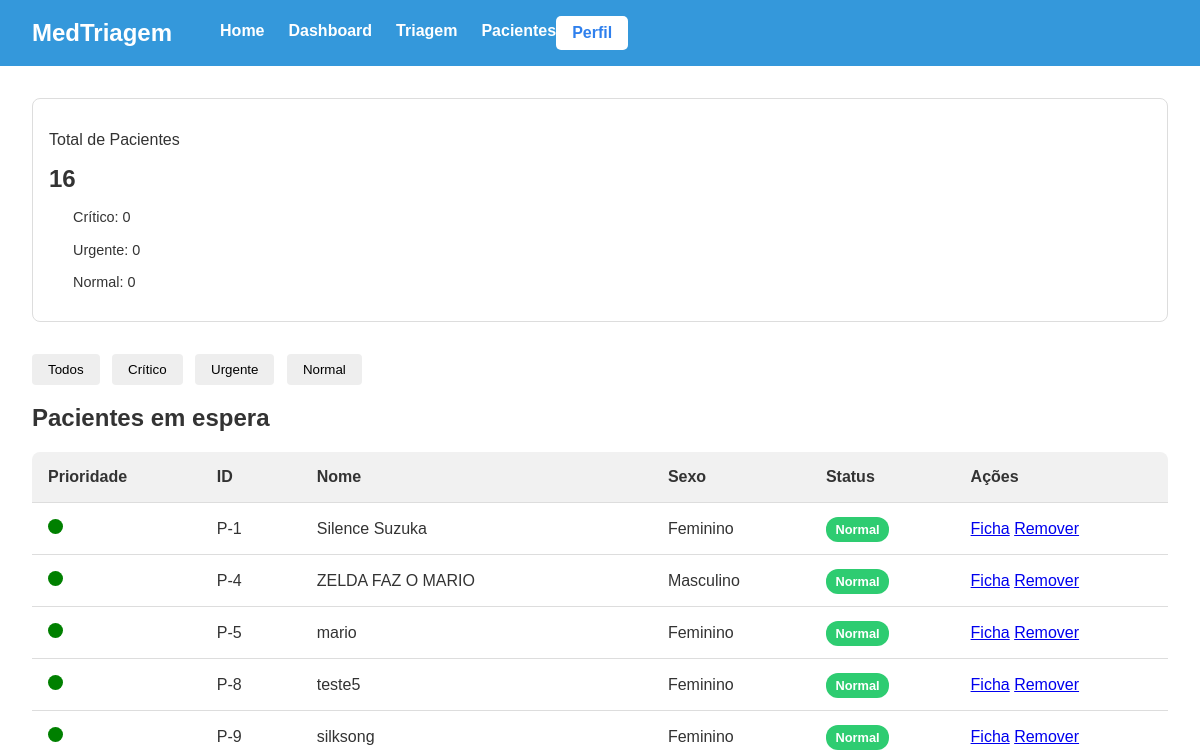
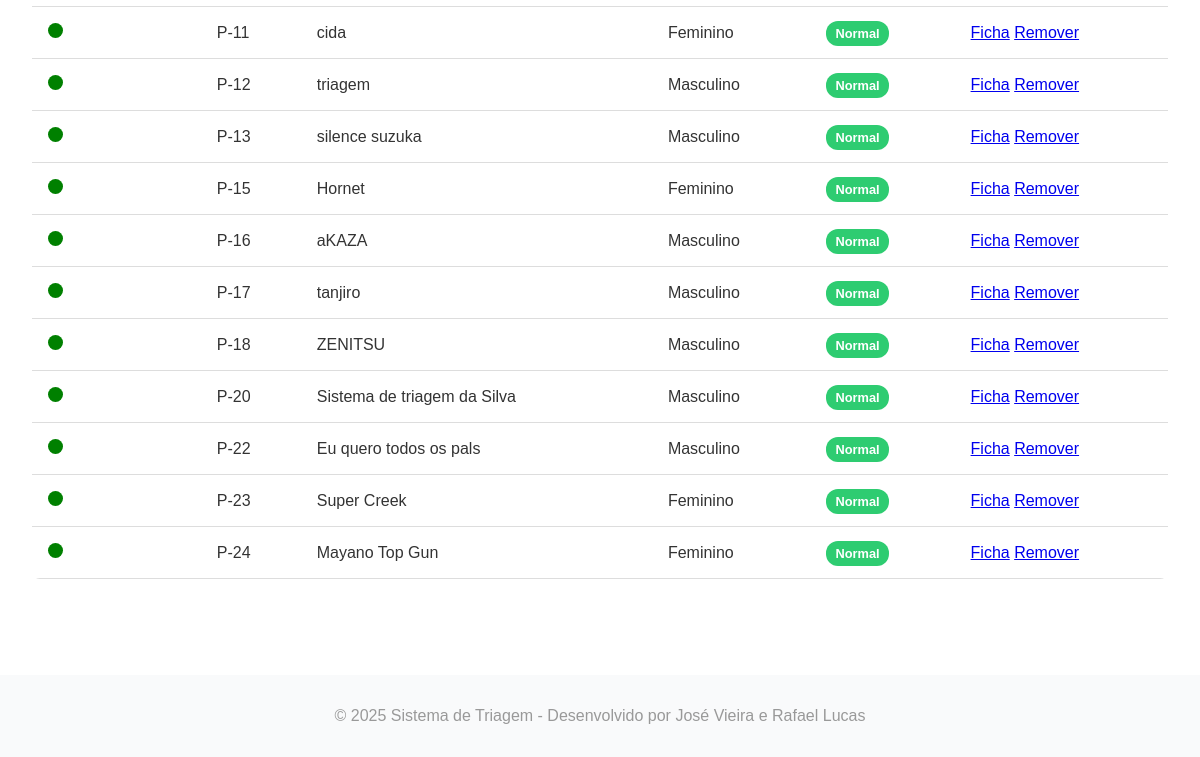
Before: /master/dashboard/ (signed in) with the older database file (2 pictures, top to bottom).
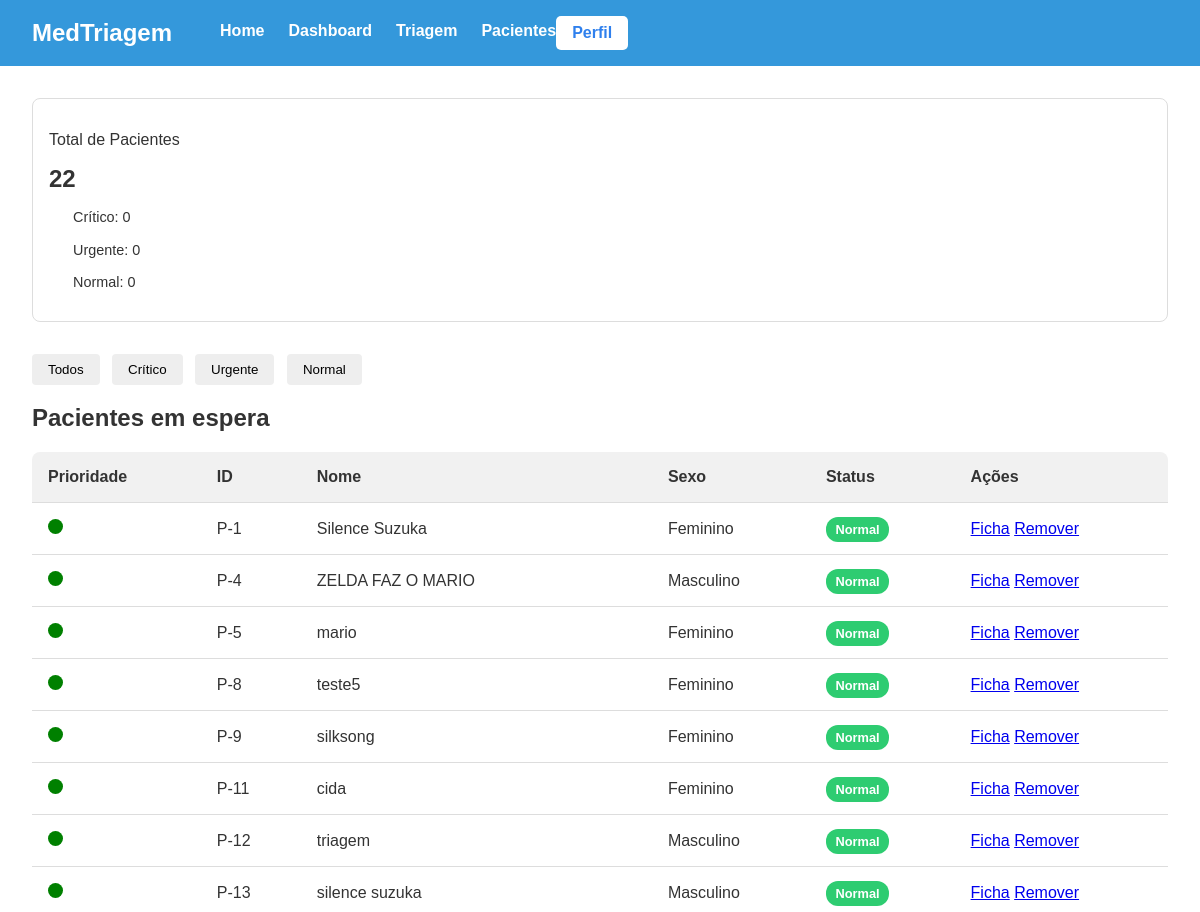
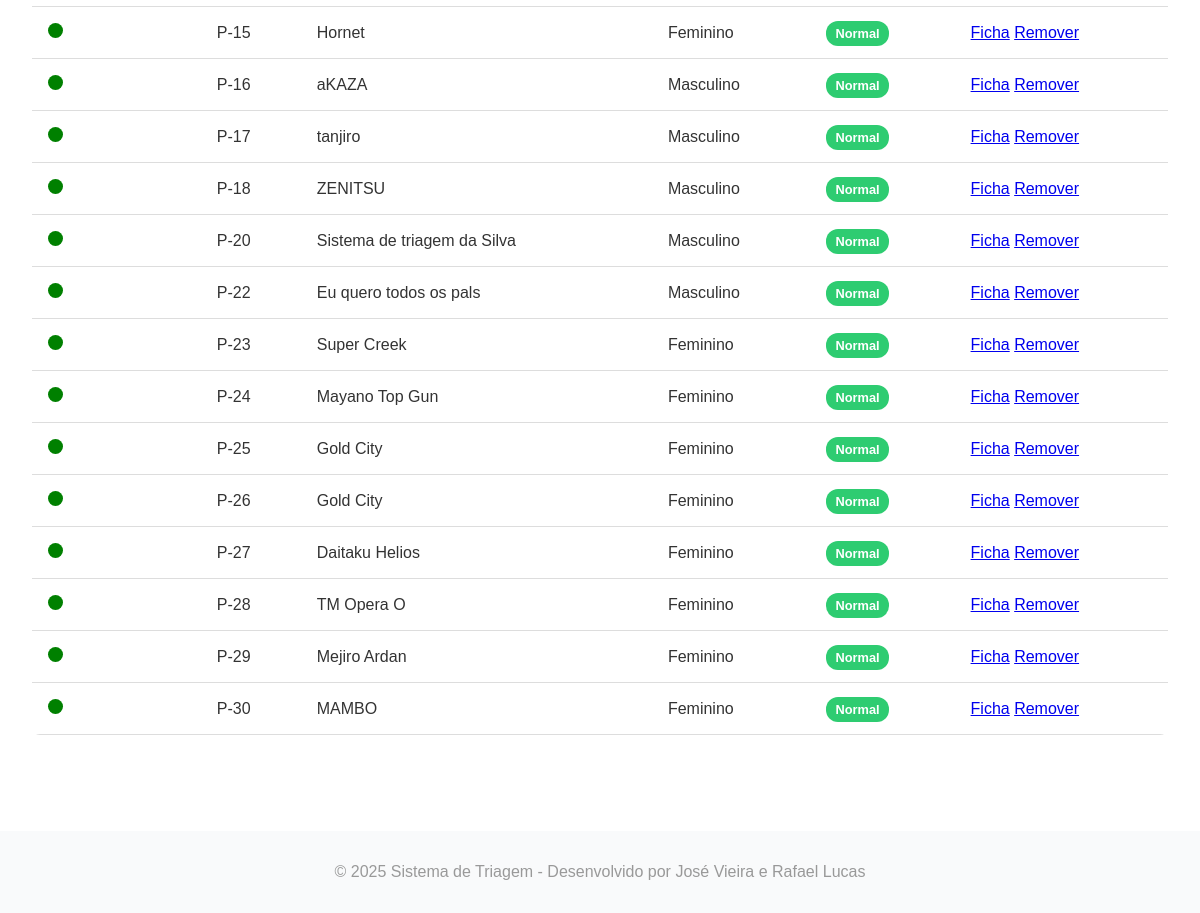
After: the same page with the newer database file (2 pictures, top to bottom).
### triagem/models.py (models this page shows, shortened)
class Paciente(models.Model):
    Sexualidade = [
        ('Masculino', 'Masculino'),
        ('Feminino', 'Feminino'),
    ]
    Convenios = [
        ('SUS', 'SUS'),
        ('Unimed', 'Unimed'),
        ('Hapvida', 'Hapvida'),
        ('Amil', 'Amil'),
        ('Bradesco Saude', 'Bradesco Saude'),
    ]
    Status = [
        ('Pendente', 'Pendente'),
        ('Aguardando', 'Aguardando'),
        ('Em atendimento', 'Em atendimento'),
        ('Concluido', 'Concluido'),
    ]
    Sintomas = [
        ('Dor_Toracica', 'Dor Torácica / Aperto no Peito'),
        ('Falta_de_Ar', 'Falta de Ar / Dificuldade para Respirar'),
        ('Alteracao_Neurologica_Grave', 'Alteração de Consciência / Convulsão / Confusão'),
        ('Sangramento_Ativo', 'Sangramento Ativo / Vômito ou Fezes com Sangue'),
        ('Febre', 'Febre / Calafrios'),
        ('Dor_de_Cabeca', 'Dor de Cabeça'),
        ('Tontura_MalEstar', 'Tontura / Fraqueza / Mal-estar Geral'),
        ('Sintomas_Respiratorios_Leves', 'Tosse / Espirros / Dor de Garganta'),
        ('Dor_Abdominal', 'Dor Abdominal / Cólica'),
        ('Sintomas_Gastrointestinais', 'Náusea / Vômito / Diarreia'),
        ('Lesao_Trauma', 'Lesão / Trauma / Queda Recente'),
        ('Dor_Locomotora', 'Dor Muscular / Articular / Lombar'),
        ('Reacao_Alergica_Pele', 'Reação Alérgica / Erupção na Pele / Inchaço'),
        ('Queixa_Urinaria', 'Queixa Urinária (Dor ao urinar / Sangue na urina)'),
        ('Outro', 'Outro'),
    ]
    Risco = [
        ('Vermelho', 'Emergência'),
        ('Laranja', 'Muito Urgente'),
        ('Amarelo', 'Urgente'),
        ('Verde', 'Pouco Urgente'),
        ('Azul', 'Não Urgente'),
    ]
    Profissionais = [
        ('Clinica Medica', 'Clinica Medica'),
        ('Ortopedia', 'Ortopedia'),
        ('Pediatria', 'Pediatria'),
        ('Cardiologia', 'Cardiologia'),
        ('Neurologia', 'Neurologia'),
    ]
    nome = models.CharField(max_length=100)
    data_nascimento = models.DateField(verbose_name="Data de Nascimento")
    sexo = models.CharField(choices=Sexualidade, max_length=50)
    cpf = models.CharField(unique=True, max_length=14)
    convenio = models.CharField(choices=Convenios, max_length=50)
    nome_responsavel = models.CharField(max_length=100, blank=True, null=True, verbose_name="Nome do Responsável")
    cpf_responsavel = models.CharField(max_length=11, blank=True, null=True, verbose_name="CPF do Responsável")
    temperatura = models.FloatField(max_length=3)
    pressao_sistolica = models.CharField(max_length=3) # Valor maior
    pressao_diastolica = models.CharField(max_length=3) # Valor menor
    pulso = models.CharField(max_length=3)
    frequenciaRespiratoria = models.CharField(max_length=3)
    saturacao = models.CharField(max_length=3)
    glicemia = models.CharField(max_length=3)
    dor = models.IntegerField(validators=[MinValueValidator(0), MaxValueValidator(10)])
    queixa = models.CharField(max_length=1000)
    inicio_sintomas = models.DateField()
    sintomas_associados = models.CharField(choices=Sintomas, max_length=50)
    observacoes = models.CharField(blank=True, null=True, max_length=1000)
    classificacao = models.CharField(choices=Risco, max_length=50,blank=True, null=True)
    justificativa = models.CharField(blank=True, null=True)
    encaminhamento = models.CharField(choices=Profissionais, max_length=50,blank=True, null=True)
    status = models.CharField(max_length=30, choices=Status, default='Pendente',blank=True, null=True)
    hora_chegada = models.DateTimeField(default=timezone.now, blank=True)
    hora_inicio_atendimento = models.DateTimeField(null=True, blank=True)
    hora_fim_atendimento = models.DateTimeField(null=True, blank=True)
    atendente = models.ForeignKey(settings.AUTH_USER_MODEL, on_delete=models.PROTECT, related_name='pacientes_criados')
    medico_responsavel = models.ForeignKey(settings.AUTH_USER_MODEL, on_delete=models.SET_NULL, related_name='pacientes_atendidos', null=True, blank=True)

### triagem/views.py (the view)
# urls.py: path('dashboard/', dashboard_view, name='dashboard'),
@login_required
def dashboard_view(request):
    pacientes = Paciente.objects.all()
    status_contagem = Counter(p.status for p in pacientes)
    return render(request, 'site/dashboard.html', {
        'pacientes': pacientes,
        'status_contagem': status_contagem
    })

### triagem/templates/site/dashboard.html (shortened to what this page needs)
{% load static %}
<!DOCTYPE html>
<html lang="pt-br">
<head>
    <link rel="stylesheet" href="{% static 'front/css/base.css' %}?v=2">
    <link rel="stylesheet" href="{% static 'front/css/dashboard.css' %}?v=2">
</head>
<body>
    <header>
        <h1><a href="{% url 'hosp:index' %}">MedTriagem</a></h1>
        <nav class="menu-links">
            <a href="{% url 'hosp:index' %}" ><p>Home</p></a>
            <a href="{% url 'hosp:dashboard' %}" ><p>Dashboard</p></a>
            {% if user.tipo_usuario != 'MEDICO' %}
                <a href="{% url 'hosp:criar' %}" ><p>Triagem</p></a>
            {% endif %}
            <a href="{% url 'hosp:listar' %}" ><p>Pacientes</p></a>
        </nav>
         <div class="entrar">
            <a href="{% url 'hosp:perfil' %}" class="btn-entrar">Perfil</a>
        </div>
    </header>
    <main class="dashboard-container">
        <section class="cards">
            <div class="card">
                <p>Total de Pacientes</p>
                <h2>{{ pacientes|length }}</h2></h2>
                <div class="prioridades">
                    <p><span class="dot red"></span> Crítico: {{ status_contagem.Crítico|default:0 }}</p>
                    <p><span class="dot yellow"></span> Urgente: {{ status_contagem.Urgente|default:0 }}</p>
                    <p><span class="dot green"></span> Normal: {{ status_contagem.Normal|default:0 }}</p>
                </div>
            </div>
        </section>
        <div class="filtros">
            <button class="filtro-btn ativo">Todos</button>
            <button class="filtro-btn">Crítico</button>
            <button class="filtro-btn">Urgente</button>
            <button class="filtro-btn">Normal</button>
        </div>
        <section class="table-section">
            <h2>Pacientes em espera</h2>
            <table>
                <thead>
                    <tr>
                        <th>Prioridade</th>
                        <th>ID</th>
                        <th>Nome</th>
                        <th>Sexo</th>
                        <th>Status</th>
                        <th>Ações</th>
                    </tr>
                </thead>
                <tbody>
                    {% for paciente in pacientes %}
                    <tr>
                        <td>
                            {% if paciente.prioridade|lower == "critico" %}
                                <span class="dot critico"></span>
                            {% elif paciente.prioridade|lower == "urgente" %}
                                <span class="dot urgente"></span>
                            {% else %}
                                <span class="dot normal"></span>
                            {% endif %}
                        </td>
                        <td>P-{{ paciente.id }}</td>
                        <td>{{ paciente.nome }}</td>
                        <td>{{ paciente.sexo }}</td>
                        <td>
                           {% if paciente.prioridade|lower == "critico" %}
                                <span class="status-tag critico">Crítico</span>
                            {% elif paciente.prioridade|lower == "urgente" %}
                                <span class="status-tag urgente">Urgente</span>
                            {% else %}
                                <span class="status-tag normal">Normal</span>
                            {% endif %}
                        </td>
                        <td>
                            <a href="{% url 'hosp:mostrar' paciente.id %}">Ficha</a>
                            <a href="{% url 'hosp:deletar' paciente.id %}" onclick="return confirm('Tem certeza disso?')">Remover</a>
                        </td>
                    </tr>
                    {% endfor %}
                </tbody>
            </table>
        </section>
    </main>
    <footer>
        <p>© 2025 Sistema de Triagem - Desenvolvido por José Vieira e Rafael Lucas</p>
    </footer>
</body>
</html>

### triagem/static/front/css/base.css (style rules this page uses)
body { margin: 0; font-family: 'Segoe UI', Tahoma, Geneva, Verdana, sans-serif; background-color: #ffffff; color: #333; }
header { color: white; padding: 1rem 2rem; display: flex; align-items: center; background-color: #3498db; }
header a { text-decoration: none; color: inherit; }
header h1 { margin: 0; font-size: 1.5rem; }
main { background-color: #ffffff; }
.menu-links { display: flex; align-items: center; gap: 1.5em; margin-left: 3rem; }
.menu-links a { color: white; text-decoration: none; font-weight: bold; transition: opacity 0.2s, border-color 0.2s; border-bottom: 2px solid transparent; padding-top: 5px; padding-bottom: 1px; }
.menu-links a p { margin: 0; border-bottom: 2px solid transparent; padding-bottom: 4px; transition: border-color 0.2s ease-in-out; }
.entrar { grid-column: 3; display: flex; justify-content: flex-end; }
.btn-entrar { background-color: white; color: #2f80ed; padding: 0.5rem 1rem; border-radius: 5px; text-decoration: none; font-weight: bold; transition: background-color 0.2s, color 0.2s; }
footer { text-align: center; color: #999; margin-top: 4rem; padding: 1rem; background-color: #f9fafb; }

### triagem/static/front/css/dashboard.css (style rules this page uses)
body { font-family: Arial, sans-serif; margin: 0; color: #333; }
.dashboard-container { padding: 2rem; }
.cards { display: flex; gap: 1rem; margin-bottom: 2rem; }
.card { background: #fff; padding: 1rem; border: 1px solid #ddd; border-radius: 8px; flex: 1; }
.card h2 { margin: 0.5rem 0; }
.prioridades { font-size: 0.9rem; }
.dot { height: 15px; width: 15px; border-radius: 50%; display: inline-block; margin-right: 5px; }
.dot.normal { background-color: green; }
.filtros { margin-bottom: 1rem; }
.filtro-btn { padding: 0.5rem 1rem; border: none; margin-right: 0.5rem; border-radius: 4px; background: #eee; cursor: pointer; }
.table-section table { width: 100%; border-collapse: collapse; background: #fff; border-radius: 8px; overflow: hidden; }
table thead { background: #f1f1f1; }
table th, table td { padding: 1rem; text-align: left; border-bottom: 1px solid #ddd; }
.status-tag { padding: 0.3rem 0.6rem; border-radius: 12px; font-size: 0.8rem; color:#fff; font-weight: bold; }
.status-tag.normal { background: #2ecc71; }

Changed rows visible on the page:
added Paciente: id "25", nome "Gold City", sexo "Feminino"
added Paciente: id "26", nome "Gold City", sexo "Feminino"
added Paciente: id "27", nome "Daitaku Helios", sexo "Feminino"
added Paciente: id "28", nome "TM Opera O", sexo "Feminino"
added Paciente: id "29", nome "Mejiro Ardan", sexo "Feminino"
added Paciente: id "30", nome "MAMBO", sexo "Feminino"
Other visible differences:
{{ pacientes|length }}: "16" → "22"
